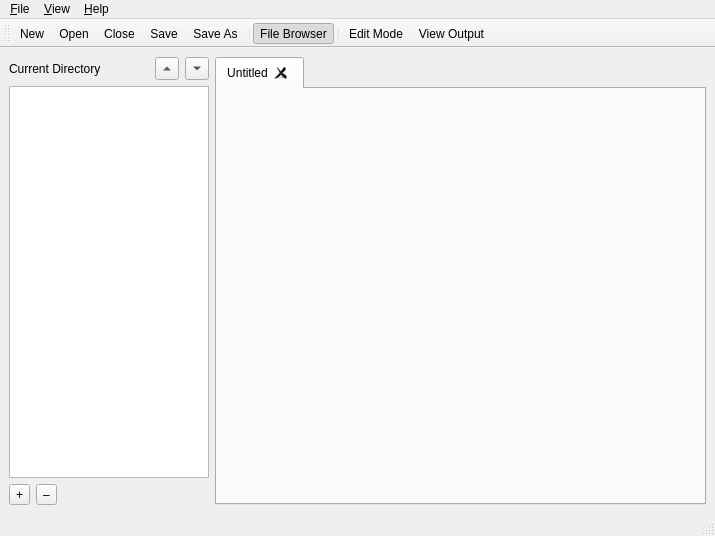
<?xml version="1.0" encoding="UTF-8"?>
<ui version="4.0">
 <class>MainWindow</class>
 <widget class="QMainWindow" name="MainWindow">
  <property name="geometry">
   <rect>
    <x>0</x>
    <y>0</y>
    <width>715</width>
    <height>536</height>
   </rect>
  </property>
  <property name="minimumSize">
   <size>
    <width>715</width>
    <height>536</height>
   </size>
  </property>
  <property name="windowTitle">
   <string>Equipmant Equipment Macro Manager</string>
  </property>
  <property name="windowIcon">
   <iconset>
    <normaloff>:/img/res/ equip_icon_64.png</normaloff>:/img/res/ equip_icon_64.png</iconset>
  </property>
  <widget class="QWidget" name="centralwidget">
   <layout class="QGridLayout" name="gridLayout_2">
    <item row="0" column="0">
     <widget class="QWidget" name="fileBrowser" native="true">
      <property name="maximumSize">
       <size>
        <width>226</width>
        <height>16777215</height>
       </size>
      </property>
      <layout class="QGridLayout" name="gridLayout">
       <property name="margin">
        <number>0</number>
       </property>
       <item row="0" column="0" colspan="3">
        <widget class="QLabel" name="lblFBDirectory">
         <property name="text">
          <string>Current Directory</string>
         </property>
        </widget>
       </item>
       <item row="0" column="4">
        <widget class="QToolButton" name="tbFBDown">
         <property name="text">
          <string>...</string>
         </property>
         <property name="arrowType">
          <enum>Qt::DownArrow</enum>
         </property>
        </widget>
       </item>
       <item row="1" column="0" colspan="5">
        <widget class="QTreeView" name="tvFileView">
         <property name="sizePolicy">
          <sizepolicy hsizetype="MinimumExpanding" vsizetype="Expanding">
           <horstretch>0</horstretch>
           <verstretch>0</verstretch>
          </sizepolicy>
         </property>
         <property name="maximumSize">
          <size>
           <width>200</width>
           <height>16777215</height>
          </size>
         </property>
         <property name="baseSize">
          <size>
           <width>0</width>
           <height>0</height>
          </size>
         </property>
        </widget>
       </item>
       <item row="2" column="0">
        <widget class="QToolButton" name="tbFBAdd">
         <property name="text">
          <string>+</string>
         </property>
        </widget>
       </item>
       <item row="2" column="1">
        <widget class="QToolButton" name="tbFBRemove">
         <property name="text">
          <string>–</string>
         </property>
        </widget>
       </item>
       <item row="2" column="2" colspan="3">
        <spacer name="horizontalSpacer">
         <property name="orientation">
          <enum>Qt::Horizontal</enum>
         </property>
         <property name="sizeHint" stdset="0">
          <size>
           <width>132</width>
           <height>20</height>
          </size>
         </property>
        </spacer>
       </item>
       <item row="0" column="3">
        <widget class="QToolButton" name="tbFBUp">
         <property name="text">
          <string>...</string>
         </property>
         <property name="arrowType">
          <enum>Qt::UpArrow</enum>
         </property>
        </widget>
       </item>
      </layout>
     </widget>
    </item>
    <item row="0" column="1">
     <widget class="QTabWidget" name="tabFiles">
      <property name="sizePolicy">
       <sizepolicy hsizetype="Expanding" vsizetype="Expanding">
        <horstretch>0</horstretch>
        <verstretch>0</verstretch>
       </sizepolicy>
      </property>
      <property name="minimumSize">
       <size>
        <width>300</width>
        <height>0</height>
       </size>
      </property>
      <property name="tabsClosable">
       <bool>true</bool>
      </property>
      <widget class="equipTab" name="tab">
       <attribute name="title">
        <string>Untitled</string>
       </attribute>
       <layout class="QVBoxLayout" name="verticalLayout"/>
      </widget>
     </widget>
    </item>
   </layout>
  </widget>
  <widget class="QMenuBar" name="menubar">
   <property name="geometry">
    <rect>
     <x>0</x>
     <y>0</y>
     <width>715</width>
     <height>22</height>
    </rect>
   </property>
   <widget class="QMenu" name="menu_File">
    <property name="title">
     <string>&amp;File</string>
    </property>
    <widget class="QMenu" name="mnuFileOpenRecent">
     <property name="title">
      <string>Open Recent</string>
     </property>
     <addaction name="mnuRecent1"/>
     <addaction name="mnuRecent2"/>
     <addaction name="mnuRecent3"/>
     <addaction name="mnuRecent4"/>
     <addaction name="mnuRecent5"/>
     <addaction name="mnuRecent6"/>
     <addaction name="mnuRecent7"/>
     <addaction name="mnuRecent8"/>
     <addaction name="mnuRecent9"/>
     <addaction name="separator"/>
     <addaction name="mnuRecentClear"/>
    </widget>
    <addaction name="mnuFileNew"/>
    <addaction name="mnuFileOpen"/>
    <addaction name="mnuFileOpenRecent"/>
    <addaction name="mnuFileClose"/>
    <addaction name="separator"/>
    <addaction name="mnuFileSave"/>
    <addaction name="mnuFileSaveAs"/>
    <addaction name="separator"/>
    <addaction name="mnuFileQuit"/>
   </widget>
   <widget class="QMenu" name="menu_Help">
    <property name="title">
     <string>&amp;Help</string>
    </property>
    <addaction name="mnuHelpPPage"/>
    <addaction name="mnuHelpWebsite"/>
    <addaction name="separator"/>
    <addaction name="mnuHelpAbout"/>
   </widget>
   <widget class="QMenu" name="menu_View">
    <property name="title">
     <string>&amp;View</string>
    </property>
    <addaction name="mnuViewEdit"/>
    <addaction name="mnuViewOutput"/>
    <addaction name="mnuViewFileBrowser"/>
   </widget>
   <addaction name="menu_File"/>
   <addaction name="menu_View"/>
   <addaction name="menu_Help"/>
  </widget>
  <widget class="QStatusBar" name="statusbar"/>
  <widget class="QToolBar" name="toolBar">
   <property name="minimumSize">
    <size>
     <width>0</width>
     <height>0</height>
    </size>
   </property>
   <property name="orientation">
    <enum>Qt::Horizontal</enum>
   </property>
   <property name="iconSize">
    <size>
     <width>16</width>
     <height>16</height>
    </size>
   </property>
   <property name="toolButtonStyle">
    <enum>Qt::ToolButtonIconOnly</enum>
   </property>
   <attribute name="toolBarArea">
    <enum>TopToolBarArea</enum>
   </attribute>
   <attribute name="toolBarBreak">
    <bool>false</bool>
   </attribute>
   <addaction name="mnuFileNew"/>
   <addaction name="mnuFileOpen"/>
   <addaction name="mnuFileClose"/>
   <addaction name="mnuFileSave"/>
   <addaction name="mnuFileSaveAs"/>
   <addaction name="separator"/>
   <addaction name="mnuViewFileBrowser"/>
   <addaction name="separator"/>
   <addaction name="mnuViewEdit"/>
   <addaction name="mnuViewOutput"/>
  </widget>
  <action name="mnuFileNew">
   <property name="icon">
    <iconset resource="equip.qrc">
     <normaloff>:/img/res/new.png</normaloff>:/img/res/new.png</iconset>
   </property>
   <property name="text">
    <string>&amp;New</string>
   </property>
   <property name="shortcut">
    <string>Ctrl+N</string>
   </property>
  </action>
  <action name="mnuFileOpen">
   <property name="icon">
    <iconset resource="equip.qrc">
     <normaloff>:/img/res/open.png</normaloff>:/img/res/open.png</iconset>
   </property>
   <property name="text">
    <string>&amp;Open...</string>
   </property>
   <property name="shortcut">
    <string>Ctrl+O</string>
   </property>
  </action>
  <action name="mnuFileSave">
   <property name="icon">
    <iconset resource="equip.qrc">
     <normaloff>:/img/res/save.png</normaloff>:/img/res/save.png</iconset>
   </property>
   <property name="text">
    <string>&amp;Save</string>
   </property>
   <property name="shortcut">
    <string>Ctrl+S</string>
   </property>
  </action>
  <action name="mnuFileSaveAs">
   <property name="icon">
    <iconset resource="equip.qrc">
     <normaloff>:/img/res/saveas.png</normaloff>:/img/res/saveas.png</iconset>
   </property>
   <property name="text">
    <string>Save &amp;As...</string>
   </property>
   <property name="shortcut">
    <string>Ctrl+Shift+S</string>
   </property>
  </action>
  <action name="mnuFileQuit">
   <property name="text">
    <string>&amp;Exit</string>
   </property>
   <property name="shortcut">
    <string>Ctrl+Q</string>
   </property>
  </action>
  <action name="mnuFileClose">
   <property name="icon">
    <iconset resource="equip.qrc">
     <normaloff>:/img/res/close.png</normaloff>:/img/res/close.png</iconset>
   </property>
   <property name="text">
    <string>&amp;Close</string>
   </property>
   <property name="shortcut">
    <string>Ctrl+W</string>
   </property>
  </action>
  <action name="mnuRecent1">
   <property name="text">
    <string>&amp;1. $RECENT1</string>
   </property>
  </action>
  <action name="mnuRecent2">
   <property name="text">
    <string>&amp;2. $RECENT2</string>
   </property>
  </action>
  <action name="mnuRecent3">
   <property name="text">
    <string>&amp;3. $RECENT3</string>
   </property>
  </action>
  <action name="mnuRecent4">
   <property name="text">
    <string>&amp;4. $RECENT4</string>
   </property>
  </action>
  <action name="mnuRecent5">
   <property name="text">
    <string>&amp;5. $RECENT5</string>
   </property>
  </action>
  <action name="mnuRecent6">
   <property name="text">
    <string>&amp;6. $RECENT6</string>
   </property>
  </action>
  <action name="mnuRecent7">
   <property name="text">
    <string>&amp;7. $RECENT7</string>
   </property>
  </action>
  <action name="mnuRecent8">
   <property name="text">
    <string>&amp;8. $RECENT8</string>
   </property>
  </action>
  <action name="mnuRecent9">
   <property name="text">
    <string>&amp;9. $RECENT9</string>
   </property>
  </action>
  <action name="mnuRecentClear">
   <property name="text">
    <string>C&amp;lear Menu</string>
   </property>
  </action>
  <action name="mnuHelpAbout">
   <property name="text">
    <string>&amp;About ...</string>
   </property>
  </action>
  <action name="mnuHelpWebsite">
   <property name="text">
    <string>Equipmant &amp;Website ...</string>
   </property>
  </action>
  <action name="mnuHelpPPage">
   <property name="text">
    <string>Equipmant &amp;Project Page ...</string>
   </property>
  </action>
  <action name="mnuViewEdit">
   <property name="text">
    <string>&amp;Edit Mode</string>
   </property>
  </action>
  <action name="mnuViewOutput">
   <property name="text">
    <string>&amp;View Output</string>
   </property>
  </action>
  <action name="mnuViewFileBrowser">
   <property name="checkable">
    <bool>true</bool>
   </property>
   <property name="checked">
    <bool>true</bool>
   </property>
   <property name="icon">
    <iconset resource="equip.qrc">
     <normaloff>:/img/res/Folders-Explorer-32.png</normaloff>:/img/res/Folders-Explorer-32.png</iconset>
   </property>
   <property name="text">
    <string>File &amp;Browser</string>
   </property>
   <property name="shortcut">
    <string>Ctrl+B</string>
   </property>
  </action>
 </widget>
 <customwidgets>
  <customwidget>
   <class>equipTab</class>
   <extends>QWidget</extends>
   <header>imp_equiptab.h</header>
   <container>1</container>
  </customwidget>
 </customwidgets>
 <resources>
  <include location="equip.qrc"/>
 </resources>
 <connections/>
</ui>
